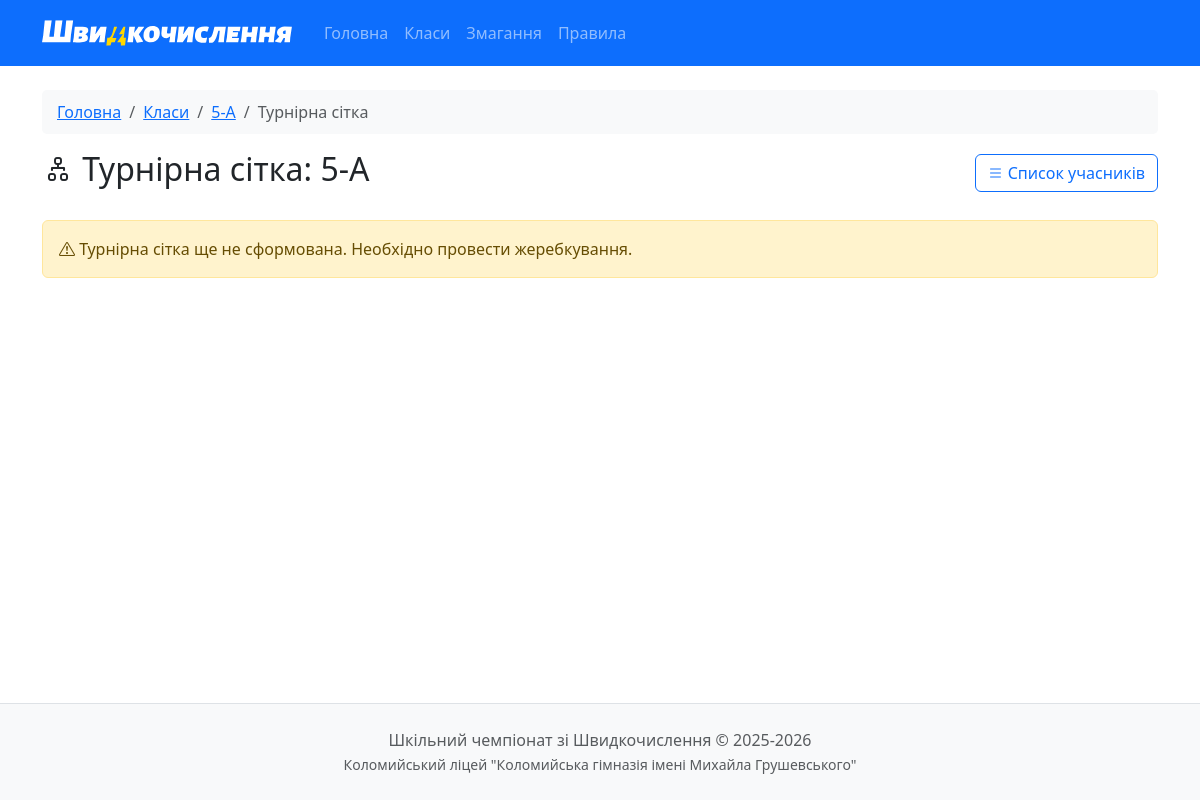
Before: /bracket/5-А with the older database file.
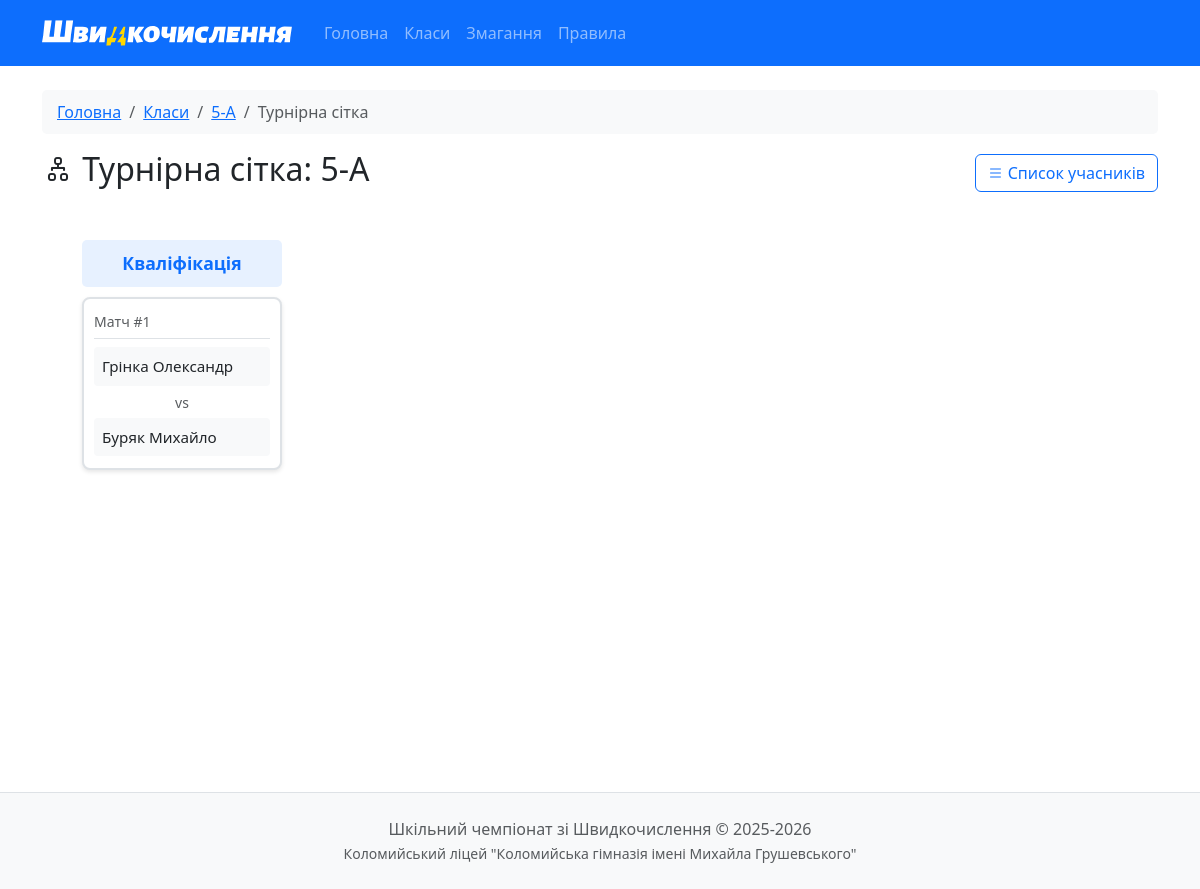
After: the same page with the newer database file.
### models.py (models this page shows, shortened)
class Match(db.Model):
    id = db.Column(db.Integer, primary_key=True)
    student1_id = db.Column(db.Integer, db.ForeignKey('student.id'), nullable=True)  # ✅ ВИПРАВЛЕНО
    student2_id = db.Column(db.Integer, db.ForeignKey('student.id'), nullable=True)
    class_name = db.Column(db.String(10), nullable=False)
    round_number = db.Column(db.Integer, nullable=False)
    match_number = db.Column(db.Integer, nullable=False)
    winner_id = db.Column(db.Integer, db.ForeignKey('student.id'), nullable=True)
    winner = db.relationship('Student', foreign_keys=[winner_id], backref='wins')
    scheduled_date = db.Column(db.DateTime, nullable=True)
    completed_date = db.Column(db.DateTime, nullable=True)
    is_completed = db.Column(db.Boolean, default=False)
    score1 = db.Column(db.Integer)
    score2 = db.Column(db.Integer)
    notes = db.Column(db.Text)
    @property
    def round_name(self):
        if self.round_number == 0:
            return "Кваліфікація"

class Student(db.Model):
    id = db.Column(db.Integer, primary_key=True)
    first_name = db.Column(db.String(50), nullable=False)
    last_name = db.Column(db.String(50), nullable=False)
    patronymic = db.Column(db.String(50))
    class_name = db.Column(db.String(10), nullable=False)
    seed = db.Column(db.Integer)
    rating = db.Column(db.Float, default=0.0)  # Змінено на Float для 10.5 тощо
    has_bye = db.Column(db.Boolean, default=False)
    home_matches = db.relationship('Match', foreign_keys='Match.student1_id', backref='student1', lazy=True)
    away_matches = db.relationship('Match', foreign_keys='Match.student2_id', backref='student2', lazy=True)
    @property
    def full_name(self):
        return f"{self.last_name} {self.first_name} {self.patronymic or ''}".strip()

### app.py (the view)
@app.route('/bracket/<class_name>')
def bracket(class_name):
    students = Student.query.filter_by(class_name=class_name).order_by(Student.seed).all()
    matches = Match.query.filter_by(class_name=class_name).order_by(Match.round_number, Match.match_number).all()
    rounds = {}
    for match in matches:
        if match.round_number not in rounds:
            rounds[match.round_number] = []
        rounds[match.round_number].append(match)
    return render_template('bracket.html',
                         class_name=class_name,
                         students=students,
                         rounds=sorted(rounds.items()))

### templates/bracket.html (shortened to what this page needs)
{% extends "base.html" %}
{% block content %}
<div class="row">
    <div class="col-12">
        <nav aria-label="breadcrumb">
            <ol class="breadcrumb">
                <li class="breadcrumb-item"><a href="{{ url_for('index') }}">Головна</a></li>
                <li class="breadcrumb-item"><a href="{{ url_for('classes') }}">Класи</a></li>
                <li class="breadcrumb-item"><a href="{{ url_for('class_detail', class_name=class_name) }}">{{ class_name }}</a></li>
                <li class="breadcrumb-item active">Турнірна сітка</li>
            </ol>
        </nav>
        <div class="d-flex justify-content-between align-items-center mb-4">
            <h2><i class="bi bi-diagram-2"></i> Турнірна сітка: {{ class_name }}</h2>
            <a href="{{ url_for('class_detail', class_name=class_name) }}" class="btn btn-outline-primary">
                <i class="bi bi-list"></i> Список учасників
            </a>
        </div>
        {% if rounds %}
        <div class="bracket">
            {% for round_num, round_matches in rounds %}
            <div class="round">
                <div class="round-title">
                    {% if round_matches %}
                        {{ round_matches[0].round_name }}
                    {% else %}
                        Раунд {{ round_num }}
                    {% endif %}
                </div>
                {% for match in round_matches %}
                <div class="match-card {% if match.is_completed %}completed{% endif %}">
                    <div class="match-header mb-2">
                        <small class="text-muted">Матч #{{ match.match_number }}</small>
                    </div>
                    <div class="participant {% if match.winner_id == match.student1_id %}winner{% endif %} {% if match.student1 and match.student1.has_bye %}text-success fw-bold{% endif %}">
                        {% if match.student1 %}
                            {{ match.student1.full_name }}
                        {% else %}
                            <span class="text-muted">Очікується...</span>
                        {% endif %}
                    </div>
                    <div class="text-center my-1">
                        <small class="text-muted">vs</small>
                    </div>
                    <div class="participant {% if match.student2_id is none %}bye{% elif match.winner_id == match.student2_id %}winner{% endif %}">
                        {% if match.student2 %}
                            {{ match.student2.full_name }}
                        {% elif match.student2_id is none and match.student1 %}
                            <span class="text-warning">BYE (автоматичний прохід)</span>
                        {% else %}
                            <span class="text-muted">Очікується...</span>
                        {% endif %}
                    </div>
                </div>
                {% endfor %}
            </div>
            {% endfor %}
        </div>
        {% else %}
        <div class="alert alert-warning">
            <i class="bi bi-exclamation-triangle"></i>
            Турнірна сітка ще не сформована. Необхідно провести жеребкування.
        </div>
        {% endif %}
    </div>
</div>
{% endblock %}

Changed rows visible on the page:
added Match: round_number "Кваліфікація", match_number "1", student1.full_name "Грінка Олександр", student2.full_name "Буряк Михайло"
Other visible differences:
text no longer shown: "Турнірна сітка ще не сформована. Необхідно провести жеребкування."
